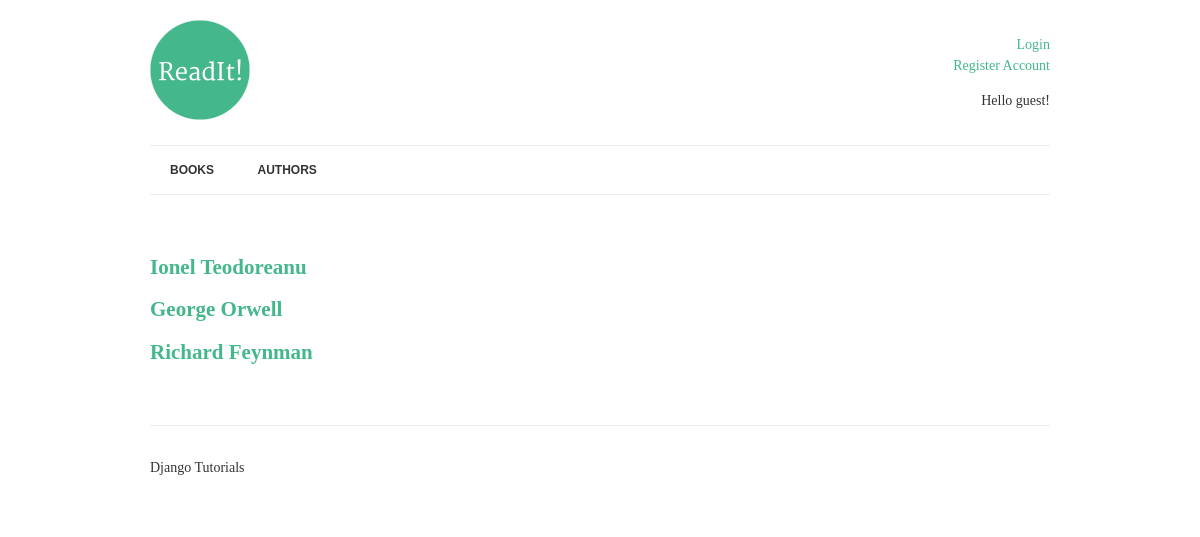
Page /books/authors/ on the committed database.
### books/models.py (models this page shows, shortened)
class Author(models.Model):
    name = models.CharField(max_length=70,
                            help_text='Use pen name, not real name',
                            unique=True)

### books/views.py (the view)
class AuthorList(View):
    def get(self, request):
        authors = Author.objects.annotate(
            published_books=Count('books')
        ).filter(
            published_books__gt=0
        )
        context = {
            'authors': authors,
        }
        return render(request, 'books/authors.html', context)

### templates/books/authors.html
{% extends 'books/base.html' %}
{% block content %}
  {% for author in authors %}
    <h2>
    <a href="{% url 'author-detail' author.pk %}">
      {{ author.name }}
    </a>
  </h2>
  {% endfor %}
{% endblock %}

### static/css/style.css (style rules this page uses)
body { font-family: 'Merriweather', serif; color: #333; font-size: 14px; }
h1, h2, h3, h4, h5, h6 { font-family: 'Roboto Slab', serif; }
a { color: #44B78B; text-decoration: none; }

### rows in the picture
Author: name "Ionel Teodoreanu"
Author: name "George Orwell"
Author: name "Richard Feynman"
